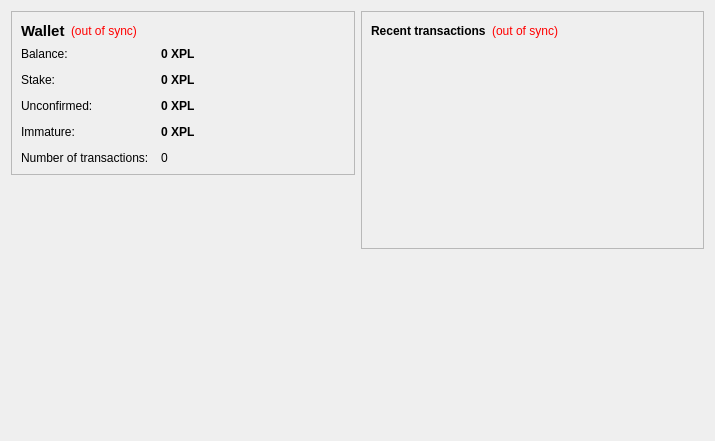
<?xml version="1.0" encoding="UTF-8"?>
<ui version="4.0">
 <class>OverviewPage</class>
 <widget class="QWidget" name="OverviewPage">
  <property name="geometry">
   <rect>
    <x>0</x>
    <y>0</y>
    <width>715</width>
    <height>441</height>
   </rect>
  </property>
  <property name="windowTitle">
   <string>Form</string>
  </property>
  <layout class="QHBoxLayout" name="horizontalLayout" stretch="1,1">
   <item>
    <layout class="QVBoxLayout" name="verticalLayout_2">
     <item>
      <widget class="QFrame" name="frame">
       <property name="frameShape">
        <enum>QFrame::StyledPanel</enum>
       </property>
       <property name="frameShadow">
        <enum>QFrame::Raised</enum>
       </property>
       <layout class="QVBoxLayout" name="verticalLayout_4">
        <item>
         <layout class="QHBoxLayout" name="horizontalLayout_4">
          <item>
           <widget class="QLabel" name="label_5">
            <property name="font">
             <font>
              <pointsize>11</pointsize>
              <weight>75</weight>
              <bold>true</bold>
             </font>
            </property>
            <property name="text">
             <string>Wallet</string>
            </property>
           </widget>
          </item>
          <item>
           <widget class="QLabel" name="labelWalletStatus">
            <property name="toolTip">
             <string>The displayed information may be out of date. Your wallet automatically synchronizes with the Platonic network after a connection is established, but this process has not completed yet.</string>
            </property>
            <property name="styleSheet">
             <string notr="true">QLabel { color: red; }</string>
            </property>
            <property name="text">
             <string notr="true">(out of sync)</string>
            </property>
            <property name="alignment">
             <set>Qt::AlignLeading|Qt::AlignLeft|Qt::AlignVCenter</set>
            </property>
           </widget>
          </item>
          <item>
           <spacer name="horizontalSpacer_2">
            <property name="orientation">
             <enum>Qt::Horizontal</enum>
            </property>
            <property name="sizeHint" stdset="0">
             <size>
              <width>40</width>
              <height>20</height>
             </size>
            </property>
           </spacer>
          </item>
         </layout>
        </item>
        <item>
         <layout class="QFormLayout" name="formLayout_2">
          <property name="fieldGrowthPolicy">
           <enum>QFormLayout::AllNonFixedFieldsGrow</enum>
          </property>
          <property name="horizontalSpacing">
           <number>12</number>
          </property>
          <property name="verticalSpacing">
           <number>12</number>
          </property>
          <item row="0" column="0">
           <widget class="QLabel" name="label">
            <property name="text">
             <string>Balance:</string>
            </property>
           </widget>
          </item>
          <item row="0" column="1">
           <widget class="QLabel" name="labelBalance">
            <property name="font">
             <font>
              <weight>75</weight>
              <bold>true</bold>
             </font>
            </property>
            <property name="cursor">
             <cursorShape>IBeamCursor</cursorShape>
            </property>
            <property name="toolTip">
             <string>Your current balance</string>
            </property>
            <property name="text">
             <string notr="true">0 XPL</string>
            </property>
            <property name="textInteractionFlags">
             <set>Qt::LinksAccessibleByMouse|Qt::TextSelectableByKeyboard|Qt::TextSelectableByMouse</set>
            </property>
           </widget>
          </item>
          <item row="1" column="0">
           <widget class="QLabel" name="label_6">
            <property name="text">
             <string>Stake:</string>
            </property>
           </widget>
          </item>
          <item row="1" column="1">
           <widget class="QLabel" name="labelStake">
            <property name="font">
             <font>
              <weight>75</weight>
              <bold>true</bold>
             </font>
            </property>
            <property name="cursor">
             <cursorShape>IBeamCursor</cursorShape>
            </property>
            <property name="toolTip">
             <string>Total of coins that was staked, and do not yet count toward the current balance</string>
            </property>
            <property name="text">
             <string notr="true">0 XPL</string>
            </property>
            <property name="textInteractionFlags">
             <set>Qt::LinksAccessibleByMouse|Qt::TextSelectableByKeyboard|Qt::TextSelectableByMouse</set>
            </property>
           </widget>
          </item>
          <item row="2" column="0">
           <widget class="QLabel" name="label_3">
            <property name="text">
             <string>Unconfirmed:</string>
            </property>
           </widget>
          </item>
          <item row="2" column="1">
           <widget class="QLabel" name="labelUnconfirmed">
            <property name="font">
             <font>
              <weight>75</weight>
              <bold>true</bold>
             </font>
            </property>
            <property name="cursor">
             <cursorShape>IBeamCursor</cursorShape>
            </property>
            <property name="toolTip">
             <string>Total of transactions that have yet to be confirmed, and do not yet count toward the current balance</string>
            </property>
            <property name="text">
             <string notr="true">0 XPL</string>
            </property>
            <property name="textInteractionFlags">
             <set>Qt::LinksAccessibleByMouse|Qt::TextSelectableByKeyboard|Qt::TextSelectableByMouse</set>
            </property>
           </widget>
          </item>
          <item row="3" column="0">
           <widget class="QLabel" name="labelImmatureText">
            <property name="text">
             <string>Immature:</string>
            </property>
           </widget>
          </item>
          <item row="3" column="1">
           <widget class="QLabel" name="labelImmature">
            <property name="font">
             <font>
              <weight>75</weight>
              <bold>true</bold>
             </font>
            </property>
            <property name="toolTip">
             <string>Mined balance that has not yet matured</string>
            </property>
            <property name="text">
             <string notr="true">0 XPL</string>
            </property>
            <property name="textInteractionFlags">
             <set>Qt::LinksAccessibleByMouse|Qt::TextSelectableByKeyboard|Qt::TextSelectableByMouse</set>
            </property>
           </widget>
          </item>
          <item row="4" column="0">
           <widget class="QLabel" name="label_2">
            <property name="text">
             <string>Number of transactions:</string>
            </property>
           </widget>
          </item>
          <item row="4" column="1">
           <widget class="QLabel" name="labelNumTransactions">
            <property name="toolTip">
             <string>Total number of transactions in wallet</string>
            </property>
            <property name="text">
             <string notr="true">0</string>
            </property>
           </widget>
          </item>
         </layout>
        </item>
       </layout>
      </widget>
     </item>
     <item>
      <spacer name="verticalSpacer">
       <property name="orientation">
        <enum>Qt::Vertical</enum>
       </property>
       <property name="sizeHint" stdset="0">
        <size>
         <width>20</width>
         <height>40</height>
        </size>
       </property>
      </spacer>
     </item>
     <item>
      <widget class="QLabel" name="label_6">
       <property name="text">
        <string/>
       </property>
       <property name="pixmap">
        <pixmap resource="../bitcoin.qrc">:/images/backg</pixmap>
       </property>
       <property name="scaledContents">
        <bool>false</bool>
       </property>
       <property name="alignment">
        <set>Qt::AlignCenter</set>
       </property>
       <property name="margin">
        <number>-2</number>
       </property>
      </widget>
     </item>
    </layout>
   </item>
   <item>
    <layout class="QVBoxLayout" name="verticalLayout_3">
     <item>
      <widget class="QFrame" name="frame_2">
       <property name="frameShape">
        <enum>QFrame::StyledPanel</enum>
       </property>
       <property name="frameShadow">
        <enum>QFrame::Raised</enum>
       </property>
       <layout class="QVBoxLayout" name="verticalLayout">
        <item>
         <layout class="QHBoxLayout" name="horizontalLayout_2">
          <item>
           <widget class="QLabel" name="label_4">
            <property name="text">
             <string>&lt;b&gt;Recent transactions&lt;/b&gt;</string>
            </property>
           </widget>
          </item>
          <item>
           <widget class="QLabel" name="labelTransactionsStatus">
            <property name="toolTip">
             <string>The displayed information may be out of date. Your wallet automatically synchronizes with the Platonic network after a connection is established, but this process has not completed yet.</string>
            </property>
            <property name="styleSheet">
             <string notr="true">QLabel { color: red; }</string>
            </property>
            <property name="text">
             <string notr="true">(out of sync)</string>
            </property>
            <property name="alignment">
             <set>Qt::AlignRight|Qt::AlignTrailing|Qt::AlignVCenter</set>
            </property>
           </widget>
          </item>
          <item>
           <spacer name="horizontalSpacer">
            <property name="orientation">
             <enum>Qt::Horizontal</enum>
            </property>
            <property name="sizeHint" stdset="0">
             <size>
              <width>40</width>
              <height>20</height>
             </size>
            </property>
           </spacer>
          </item>
         </layout>
        </item>
        <item>
         <widget class="QListView" name="listTransactions">
          <property name="styleSheet">
           <string notr="true">QListView { background: transparent; }</string>
          </property>
          <property name="frameShape">
           <enum>QFrame::NoFrame</enum>
          </property>
          <property name="verticalScrollBarPolicy">
           <enum>Qt::ScrollBarAlwaysOff</enum>
          </property>
          <property name="horizontalScrollBarPolicy">
           <enum>Qt::ScrollBarAlwaysOff</enum>
          </property>
          <property name="selectionMode">
           <enum>QAbstractItemView::NoSelection</enum>
          </property>
         </widget>
        </item>
       </layout>
      </widget>
     </item>
     <item>
      <spacer name="verticalSpacer_2">
       <property name="orientation">
        <enum>Qt::Vertical</enum>
       </property>
       <property name="sizeHint" stdset="0">
        <size>
         <width>20</width>
         <height>40</height>
        </size>
       </property>
      </spacer>
     </item>
    </layout>
   </item>
  </layout>
 </widget>
 <resources>
  <include location="../bitcoin.qrc"/>
 </resources>
 <connections/>
</ui>
